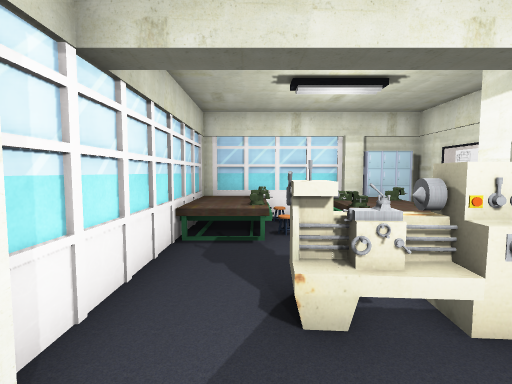
View 1 (above)

12 first-person views from a walk through a Unity game level. The camera is 1.5 m above the floor, tilts 4° down and sees 85° across. The floor is counted in squares, 1 m on a side. Each view is taken from the middle of a square. On the plan, view 1 faces up. The plan holds only what a view shows up to about 14 squares ahead; the rest is blank. The place goes on beyond the plan. The player character is not drawn. Some surface patterns are stand-ins.

View 2
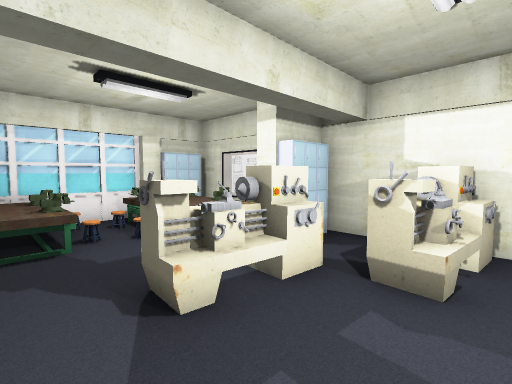

View 3
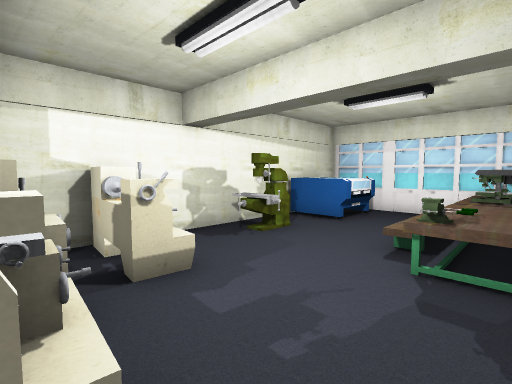

View 4
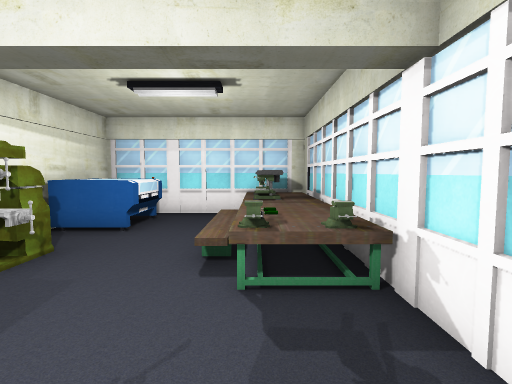

View 5
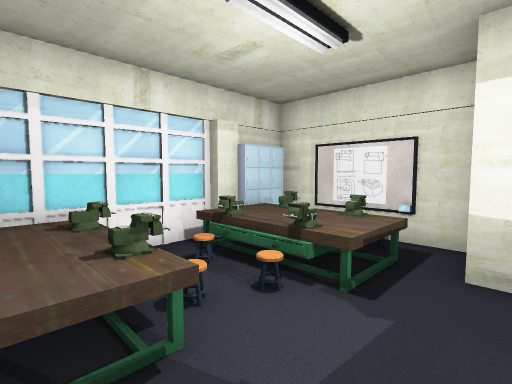

View 6
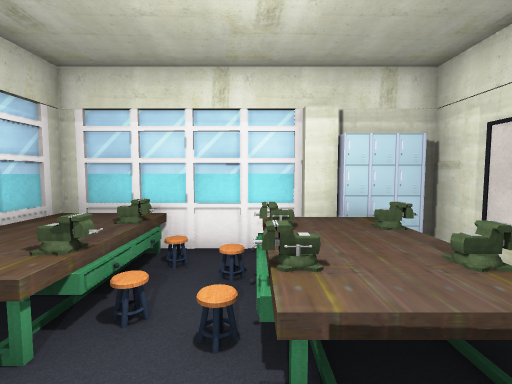

View 7
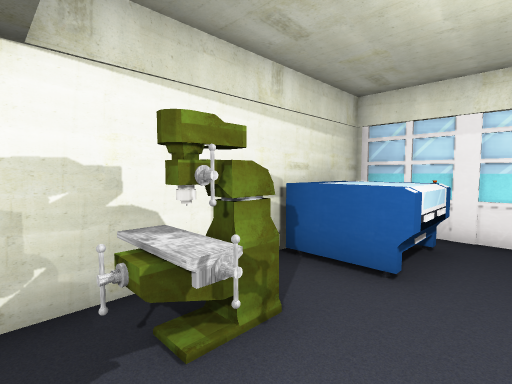

View 8
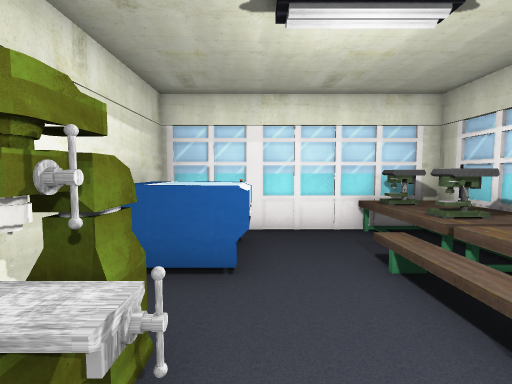

View 9
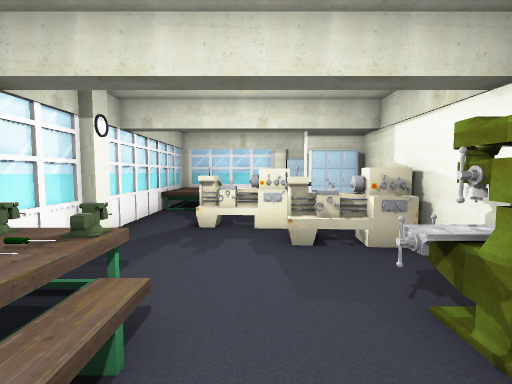

View 10
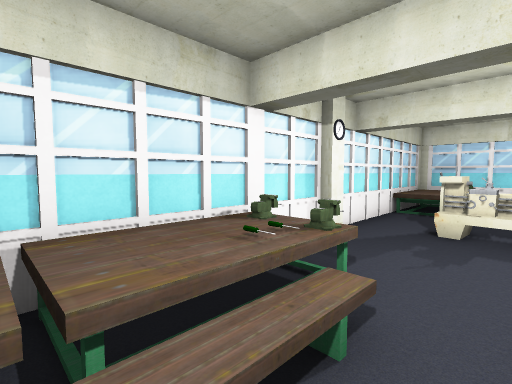

View 11
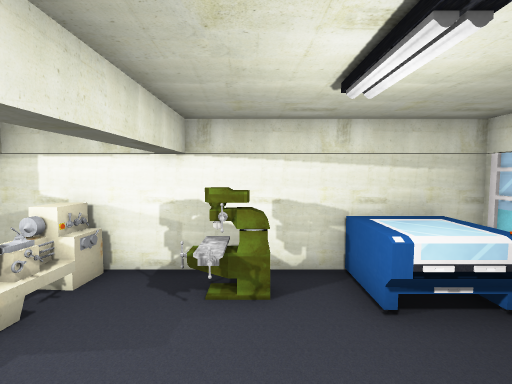

View 12
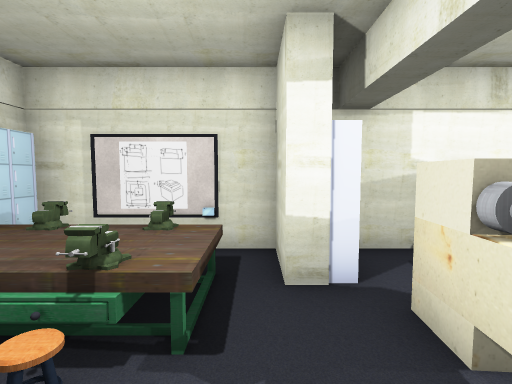

### Floor plan
Key: @ floor where view 1 was taken; # wall or solid block; . main floor; : floor 0.75 m higher than the main floor; / step, stairs or slope; O other object.
Columns run from 2 left of view 1 to 6 right of it. Each row starts with its distance up from view 1.
 10 #########
  9 #OO.O#OO#
  8 #OO.OOOO#
  7 #OO.OOOO#
  6 #OO.OOOO#
  5 #.......#
  4 #.....O##
  3 #.OOOO.#
  2 #....O. #
  1 #....OOO#
  0 #.@.....#
 -1 #OO.....#
 -2 # O...#.#
 -3 #::/..#.#
 -4 # :/....#
 -5 #OO/.OOO#
 -6 #OO/.OOO#
 -7 #OO..OOO#
 -8 #OO######

Where each view was taken, in squares from view 1:
view 1: 0 up, 0 right, facing up
view 2: 0 up, 1 left, facing up-right
view 3: 3 up, 1 left, facing down-right
view 4: 2 up, 0 right, facing down
view 5: 4 up, 1 left, facing up-right
view 6: 4 up, 2 right, facing up
view 7: 1 down, 2 right, facing down-right
view 8: 1 down, 3 right, facing down
view 9: 5 down, 2 right, facing up
view 10: 5 down, 2 right, facing up-left
view 11: 3 down, 1 left, facing right
view 12: 5 up, 0 right, facing right
